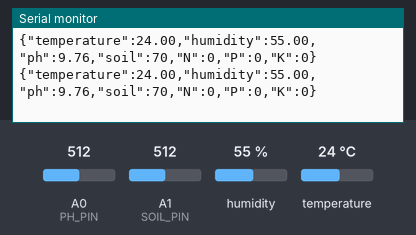
The sketch below on a simulated Arduino Uno, built with avr-gcc and run on an emulated ATmega328P. Shown: the last lines printed to the serial monitor. The test bench sets the inputs (shaded band); at power-on: A1 (SOIL_PIN) = 512, A0 (PH_PIN) = 512, humidity 55 %, temperature 24 °C.

Above: at 7.4 s.
7.5 s: A1 (SOIL_PIN) set to 942
At 10.3 s:
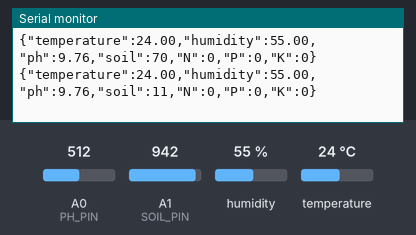
16.1 s: A1 (SOIL_PIN) set to 958
At 16.9 s:
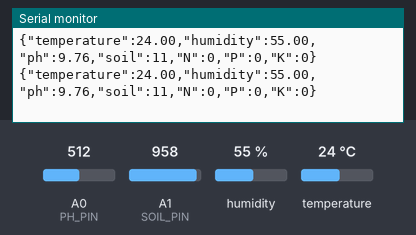
Timing chart, 0 to 19.1 s (numbered marks = the images above; inputs shaded):
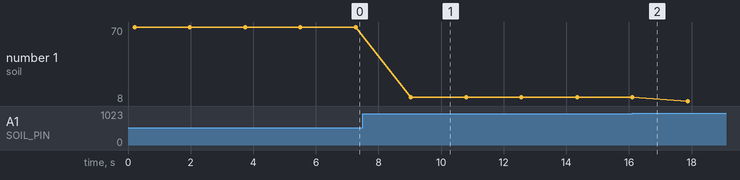

Measured:
- after the input at 7.5 s, the serial monitor: prints a new line after 1.5 s (image 1)
- plotted number 1: 70 → 11 after the input at 7.5 s, 11 → 8 after the input at 16.1 s

The sketch:

sketch_nov30a.ino
```cpp
#include <SoftwareSerial.h>
#include <DHT.h>

// -------------------- DHT11 CONFIG --------------------
#define DHTPIN 7
#define DHTTYPE DHT11
DHT dht(DHTPIN, DHTTYPE);

// -------------------- NPK SENSOR CONFIG --------------------
SoftwareSerial npkSerial(2, 3);  // RX = 2, TX = 3
byte requestData[8] = {0x01, 0x03, 0x00, 0x00, 0x00, 0x03, 0x05, 0xCB};
byte responseData[11];

// -------------------- BLUETOOTH HC-05 --------------------
SoftwareSerial BT(10, 11); // RX = 10, TX = 11

// -------------------- ANALOG SENSORS --------------------
#define PH_PIN A0
#define SOIL_PIN A1


// ===================== SETUP =====================
void setup() {
  Serial.begin(9600);
  BT.begin(9600);
  npkSerial.begin(9600);
  dht.begin();

  Serial.println("System Ready...");
  BT.println("Bluetooth Connected...");
}


// ===================== READ PH =====================
float readPH() {
  int sensorValue = analogRead(PH_PIN);
  float voltage = sensorValue * (5.0 / 1023.0);
  float phValue = 3.5 * voltage + 1.0; // تعديل حسب معايرة الحساس
  return phValue;
}


// ===================== READ SOIL MOISTURE =====================
int readSoilMoisture() {
  int value = analogRead(SOIL_PIN);
  int moisture = map(value, 1023, 300, 0, 100);
  moisture = constrain(moisture, 0, 100);
  return moisture;
}


// ===================== READ NPK SENSOR =====================
bool readNPK(int &N, int &P, int &K) {

  npkSerial.write(requestData, 8);
  delay(150);

  if (npkSerial.available() >= 11) {
    for (int i = 0; i < 11; i++) {
      responseData[i] = npkSerial.read();
    }

    N = responseData[3];
    P = responseData[5];
    K = responseData[7];

    return true;
  }

  return false;
}


// ===================== MAIN LOOP =====================
void loop() {

  // ----- Read Sensors -----
  float temperature = dht.readTemperature();
  float humidity    = dht.readHumidity();
  float phValue     = readPH();
  int soil          = readSoilMoisture();

  int N = 0, P = 0, K = 0;
  bool npk_OK = readNPK(N, P, K);


  // ----------- Build JSON STRING -----------
  String json = "{";

  json += "\"temperature\":" + String(temperature) + ",";
  json += "\"humidity\":" + String(humidity) + ",";
  json += "\"ph\":" + String(phValue) + ",";
  json += "\"soil\":" + String(soil) + ",";

  if (npk_OK) {
    json += "\"N\":" + String(N) + ",";
    json += "\"P\":" + String(P) + ",";
    json += "\"K\":" + String(K);
  } else {
    json += "\"N\":0,\"P\":0,\"K\":0";
  }

  json += "}";

  // ----------- Output to Serial Monitor -----------
  Serial.println(json);

  // ----------- Send JSON Over Bluetooth -----------
  BT.println(json);

  delay(1500);
}
```
